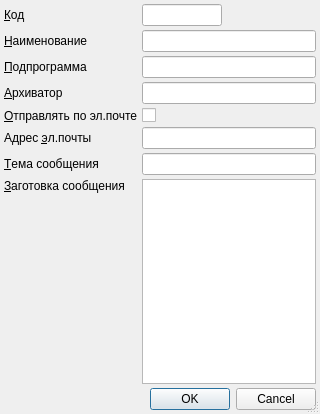
<?xml version="1.0" encoding="UTF-8"?>
<ui version="4.0">
 <class>ItemEditorDialog</class>
 <widget class="QDialog" name="ItemEditorDialog">
  <property name="geometry">
   <rect>
    <x>0</x>
    <y>0</y>
    <width>320</width>
    <height>414</height>
   </rect>
  </property>
  <property name="windowTitle">
   <string>ChangeMe!</string>
  </property>
  <property name="sizeGripEnabled">
   <bool>true</bool>
  </property>
  <layout class="QGridLayout">
   <property name="margin">
    <number>4</number>
   </property>
   <property name="spacing">
    <number>4</number>
   </property>
   <item row="4" column="0">
    <widget class="QLabel" name="lblEmailRequired">
     <property name="text">
      <string>&amp;Отправлять по эл.почте</string>
     </property>
     <property name="buddy">
      <cstring>chkEmailRequired</cstring>
     </property>
    </widget>
   </item>
   <item row="0" column="0">
    <widget class="QLabel" name="lblCode">
     <property name="text">
      <string>&amp;Код</string>
     </property>
     <property name="buddy">
      <cstring>edtCode</cstring>
     </property>
    </widget>
   </item>
   <item row="1" column="0">
    <widget class="QLabel" name="lblName">
     <property name="text">
      <string>&amp;Наименование</string>
     </property>
     <property name="buddy">
      <cstring>edtName</cstring>
     </property>
    </widget>
   </item>
   <item row="3" column="1" colspan="2">
    <widget class="QLineEdit" name="edtPreferentArchiver">
     <property name="maxLength">
      <number>128</number>
     </property>
    </widget>
   </item>
   <item row="7" column="0">
    <widget class="QLabel" name="lblMessage">
     <property name="toolTip">
      <string>используйте {Name}
для подстановки
значения параметра
Name</string>
     </property>
     <property name="text">
      <string>&amp;Заготовка сообщения</string>
     </property>
     <property name="alignment">
      <set>Qt::AlignLeading|Qt::AlignLeft|Qt::AlignTop</set>
     </property>
     <property name="buddy">
      <cstring>edtMessage</cstring>
     </property>
    </widget>
   </item>
   <item row="2" column="0">
    <widget class="QLabel" name="lblProg">
     <property name="text">
      <string>&amp;Подпрограмма</string>
     </property>
     <property name="buddy">
      <cstring>edtProg</cstring>
     </property>
    </widget>
   </item>
   <item row="6" column="1" colspan="2">
    <widget class="QLineEdit" name="edtSubject">
     <property name="maxLength">
      <number>128</number>
     </property>
    </widget>
   </item>
   <item row="5" column="0">
    <widget class="QLabel" name="lblEmailTo">
     <property name="text">
      <string>Aдрес &amp;эл.почты</string>
     </property>
     <property name="buddy">
      <cstring>edtEmailTo</cstring>
     </property>
    </widget>
   </item>
   <item row="4" column="1" colspan="2">
    <widget class="QCheckBox" name="chkEmailRequired">
     <property name="text">
      <string/>
     </property>
    </widget>
   </item>
   <item row="3" column="0">
    <widget class="QLabel" name="lblPreferentArchiver">
     <property name="text">
      <string>&amp;Архиватор</string>
     </property>
     <property name="buddy">
      <cstring>edtPreferentArchiver</cstring>
     </property>
    </widget>
   </item>
   <item row="6" column="0">
    <widget class="QLabel" name="lblSubject">
     <property name="toolTip">
      <string>используйте {Name}
для подстановки
значения параметра
Name</string>
     </property>
     <property name="text">
      <string>&amp;Тема сообщения</string>
     </property>
     <property name="buddy">
      <cstring>edtSubject</cstring>
     </property>
    </widget>
   </item>
   <item row="5" column="1" colspan="2">
    <widget class="QLineEdit" name="edtEmailTo">
     <property name="maxLength">
      <number>64</number>
     </property>
    </widget>
   </item>
   <item row="1" column="1" colspan="2">
    <widget class="QLineEdit" name="edtName">
     <property name="maxLength">
      <number>64</number>
     </property>
    </widget>
   </item>
   <item row="7" column="1" rowspan="2" colspan="2">
    <widget class="QTextEdit" name="edtMessage"/>
   </item>
   <item row="8" column="0">
    <spacer name="verticalSpacer">
     <property name="orientation">
      <enum>Qt::Vertical</enum>
     </property>
     <property name="sizeHint" stdset="0">
      <size>
       <width>20</width>
       <height>40</height>
      </size>
     </property>
    </spacer>
   </item>
   <item row="2" column="1" colspan="2">
    <widget class="QLineEdit" name="edtProg">
     <property name="maxLength">
      <number>128</number>
     </property>
    </widget>
   </item>
   <item row="0" column="1">
    <widget class="QLineEdit" name="edtCode">
     <property name="maxLength">
      <number>8</number>
     </property>
    </widget>
   </item>
   <item row="0" column="2">
    <spacer>
     <property name="orientation">
      <enum>Qt::Horizontal</enum>
     </property>
     <property name="sizeHint" stdset="0">
      <size>
       <width>131</width>
       <height>20</height>
      </size>
     </property>
    </spacer>
   </item>
   <item row="9" column="1" colspan="2">
    <widget class="QDialogButtonBox" name="buttonBox">
     <property name="standardButtons">
      <set>QDialogButtonBox::Cancel|QDialogButtonBox::Ok</set>
     </property>
    </widget>
   </item>
  </layout>
 </widget>
 <tabstops>
  <tabstop>edtCode</tabstop>
  <tabstop>edtName</tabstop>
  <tabstop>edtProg</tabstop>
  <tabstop>edtPreferentArchiver</tabstop>
  <tabstop>chkEmailRequired</tabstop>
  <tabstop>edtEmailTo</tabstop>
  <tabstop>edtSubject</tabstop>
  <tabstop>edtMessage</tabstop>
 </tabstops>
 <resources/>
 <connections>
  <connection>
   <sender>buttonBox</sender>
   <signal>accepted()</signal>
   <receiver>ItemEditorDialog</receiver>
   <slot>accept()</slot>
   <hints>
    <hint type="sourcelabel">
     <x>267</x>
     <y>397</y>
    </hint>
    <hint type="destinationlabel">
     <x>203</x>
     <y>206</y>
    </hint>
   </hints>
  </connection>
  <connection>
   <sender>buttonBox</sender>
   <signal>rejected()</signal>
   <receiver>ItemEditorDialog</receiver>
   <slot>reject()</slot>
   <hints>
    <hint type="sourcelabel">
     <x>267</x>
     <y>397</y>
    </hint>
    <hint type="destinationlabel">
     <x>203</x>
     <y>206</y>
    </hint>
   </hints>
  </connection>
 </connections>
</ui>
